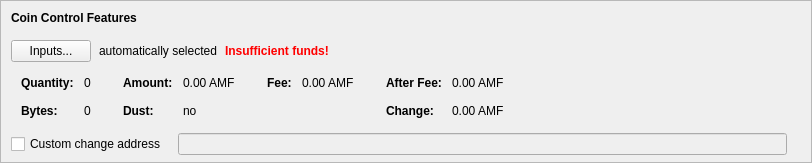
    <widget class="QFrame" name="frameCoinControl">
     <property name="sizePolicy">
      <sizepolicy hsizetype="Expanding" vsizetype="Expanding">
       <horstretch>0</horstretch>
       <verstretch>0</verstretch>
      </sizepolicy>
     </property>
     <property name="maximumSize">
      <size>
       <width>16777215</width>
       <height>16777215</height>
      </size>
     </property>
     <property name="frameShape">
      <enum>QFrame::StyledPanel</enum>
     </property>
     <property name="frameShadow">
      <enum>QFrame::Sunken</enum>
     </property>
     <layout class="QVBoxLayout" name="verticalLayoutCoinControl2">
      <property name="spacing">
       <number>0</number>
      </property>
      <property name="leftMargin">
       <number>0</number>
      </property>
      <property name="topMargin">
       <number>0</number>
      </property>
      <property name="rightMargin">
       <number>0</number>
      </property>
      <property name="bottomMargin">
       <number>6</number>
      </property>
      <item>
       <layout class="QVBoxLayout" name="verticalLayoutCoinControl" stretch="0,0,0,0,1">
        <property name="spacing">
         <number>0</number>
        </property>
        <property name="leftMargin">
         <number>10</number>
        </property>
        <property name="topMargin">
         <number>10</number>
        </property>
        <item>
         <layout class="QHBoxLayout" name="horizontalLayoutCoinControl1">
          <property name="bottomMargin">
           <number>15</number>
          </property>
          <item>
           <widget class="QLabel" name="labelCoinControlFeatures">
            <property name="sizePolicy">
             <sizepolicy hsizetype="Preferred" vsizetype="Maximum">
              <horstretch>0</horstretch>
              <verstretch>0</verstretch>
             </sizepolicy>
            </property>
            <property name="font">
             <font>
              <weight>75</weight>
              <bold>true</bold>
             </font>
            </property>
            <property name="styleSheet">
             <string notr="true">font-weight:bold;</string>
            </property>
            <property name="text">
             <string>Coin Control Features</string>
            </property>
           </widget>
          </item>
         </layout>
        </item>
        <item>
         <layout class="QHBoxLayout" name="horizontalLayoutCoinControl2" stretch="0,0,0,0">
          <property name="spacing">
           <number>8</number>
          </property>
          <property name="bottomMargin">
           <number>10</number>
          </property>
          <item>
           <widget class="QPushButton" name="pushButtonCoinControl">
            <property name="styleSheet">
             <string notr="true"/>
            </property>
            <property name="text">
             <string>Inputs...</string>
            </property>
            <property name="autoDefault">
             <bool>false</bool>
            </property>
           </widget>
          </item>
          <item>
           <widget class="QLabel" name="labelCoinControlAutomaticallySelected">
            <property name="text">
             <string>automatically selected</string>
            </property>
            <property name="margin">
             <number>5</number>
            </property>
           </widget>
          </item>
          <item>
           <widget class="QLabel" name="labelCoinControlInsuffFunds">
            <property name="font">
             <font>
              <weight>75</weight>
              <bold>true</bold>
             </font>
            </property>
            <property name="styleSheet">
             <string notr="true">color:red;font-weight:bold;</string>
            </property>
            <property name="text">
             <string>Insufficient funds!</string>
            </property>
            <property name="margin">
             <number>5</number>
            </property>
           </widget>
          </item>
          <item>
           <spacer name="horizontalSpacerCoinControl">
            <property name="orientation">
             <enum>Qt::Horizontal</enum>
            </property>
            <property name="sizeHint" stdset="0">
             <size>
              <width>40</width>
              <height>1</height>
             </size>
            </property>
           </spacer>
          </item>
         </layout>
        </item>
        <item>
         <widget class="QWidget" name="widgetCoinControl" native="true">
          <property name="sizePolicy">
           <sizepolicy hsizetype="Preferred" vsizetype="Preferred">
            <horstretch>0</horstretch>
            <verstretch>0</verstretch>
           </sizepolicy>
          </property>
          <property name="minimumSize">
           <size>
            <width>0</width>
            <height>0</height>
           </size>
          </property>
          <property name="styleSheet">
           <string notr="true"/>
          </property>
          <layout class="QHBoxLayout" name="horizontalLayoutCoinControl5">
           <property name="leftMargin">
            <number>0</number>
           </property>
           <property name="topMargin">
            <number>0</number>
           </property>
           <property name="rightMargin">
            <number>0</number>
           </property>
           <property name="bottomMargin">
            <number>0</number>
           </property>
           <item>
            <layout class="QHBoxLayout" name="horizontalLayoutCoinControl3" stretch="0,0,0,1">
             <property name="spacing">
              <number>20</number>
             </property>
             <property name="topMargin">
              <number>0</number>
             </property>
             <property name="bottomMargin">
              <number>10</number>
             </property>
             <item>
              <layout class="QFormLayout" name="formLayoutCoinControl1">
               <property name="horizontalSpacing">
                <number>10</number>
               </property>
               <property name="verticalSpacing">
                <number>14</number>
               </property>
               <property name="leftMargin">
                <number>10</number>
               </property>
               <property name="topMargin">
                <number>4</number>
               </property>
               <property name="rightMargin">
                <number>6</number>
               </property>
               <item row="0" column="0">
                <widget class="QLabel" name="labelCoinControlQuantityText">
                 <property name="font">
                  <font>
                   <weight>75</weight>
                   <bold>true</bold>
                  </font>
                 </property>
                 <property name="text">
                  <string>Quantity:</string>
                 </property>
                 <property name="margin">
                  <number>0</number>
                 </property>
                </widget>
               </item>
               <item row="0" column="1">
                <widget class="QLabel" name="labelCoinControlQuantity">
                 <property name="cursor">
                  <cursorShape>IBeamCursor</cursorShape>
                 </property>
                 <property name="contextMenuPolicy">
                  <enum>Qt::ActionsContextMenu</enum>
                 </property>
                 <property name="text">
                  <string notr="true">0</string>
                 </property>
                 <property name="margin">
                  <number>0</number>
                 </property>
                 <property name="textInteractionFlags">
                  <set>Qt::LinksAccessibleByMouse|Qt::TextSelectableByKeyboard|Qt::TextSelectableByMouse</set>
                 </property>
                </widget>
               </item>
               <item row="1" column="0">
                <widget class="QLabel" name="labelCoinControlBytesText">
                 <property name="font">
                  <font>
                   <weight>75</weight>
                   <bold>true</bold>
                  </font>
                 </property>
                 <property name="text">
                  <string>Bytes:</string>
                 </property>
                </widget>
               </item>
               <item row="1" column="1">
                <widget class="QLabel" name="labelCoinControlBytes">
                 <property name="cursor">
                  <cursorShape>IBeamCursor</cursorShape>
                 </property>
                 <property name="contextMenuPolicy">
                  <enum>Qt::ActionsContextMenu</enum>
                 </property>
                 <property name="text">
                  <string notr="true">0</string>
                 </property>
                 <property name="textInteractionFlags">
                  <set>Qt::LinksAccessibleByMouse|Qt::TextSelectableByKeyboard|Qt::TextSelectableByMouse</set>
                 </property>
                </widget>
               </item>
              </layout>
             </item>
             <item>
              <layout class="QFormLayout" name="formLayoutCoinControl2">
               <property name="horizontalSpacing">
                <number>10</number>
               </property>
               <property name="verticalSpacing">
                <number>14</number>
               </property>
               <property name="leftMargin">
                <number>6</number>
               </property>
               <property name="topMargin">
                <number>4</number>
               </property>
               <property name="rightMargin">
                <number>6</number>
               </property>
               <item row="0" column="0">
                <widget class="QLabel" name="labelCoinControlAmountText">
                 <property name="font">
                  <font>
                   <weight>75</weight>
                   <bold>true</bold>
                  </font>
                 </property>
                 <property name="text">
                  <string>Amount:</string>
                 </property>
                 <property name="margin">
                  <number>0</number>
                 </property>
                </widget>
               </item>
               <item row="0" column="1">
                <widget class="QLabel" name="labelCoinControlAmount">
                 <property name="cursor">
                  <cursorShape>IBeamCursor</cursorShape>
                 </property>
                 <property name="contextMenuPolicy">
                  <enum>Qt::ActionsContextMenu</enum>
                 </property>
                 <property name="text">
                  <string notr="true">0.00 AMF</string>
                 </property>
                 <property name="textInteractionFlags">
                  <set>Qt::LinksAccessibleByMouse|Qt::TextSelectableByKeyboard|Qt::TextSelectableByMouse</set>
                 </property>
                </widget>
               </item>
               <item row="1" column="0">
                <widget class="QLabel" name="labelCoinControlLowOutputText">
                 <property name="font">
                  <font>
                   <weight>75</weight>
                   <bold>true</bold>
                  </font>
                 </property>
                 <property name="text">
                  <string>Dust:</string>
                 </property>
                </widget>
               </item>
               <item row="1" column="1">
                <widget class="QLabel" name="labelCoinControlLowOutput">
                 <property name="cursor">
                  <cursorShape>IBeamCursor</cursorShape>
                 </property>
                 <property name="contextMenuPolicy">
                  <enum>Qt::ActionsContextMenu</enum>
                 </property>
                 <property name="text">
                  <string notr="true">no</string>
                 </property>
                 <property name="textInteractionFlags">
                  <set>Qt::LinksAccessibleByMouse|Qt::TextSelectableByKeyboard|Qt::TextSelectableByMouse</set>
                 </property>
                </widget>
               </item>
              </layout>
             </item>
             <item>
              <layout class="QFormLayout" name="formLayoutCoinControl3">
               <property name="horizontalSpacing">
                <number>10</number>
               </property>
               <property name="verticalSpacing">
                <number>14</number>
               </property>
               <property name="leftMargin">
                <number>6</number>
               </property>
               <property name="topMargin">
                <number>4</number>
               </property>
               <property name="rightMargin">
                <number>6</number>
               </property>
               <item row="0" column="0">
                <widget class="QLabel" name="labelCoinControlFeeText">
                 <property name="font">
                  <font>
                   <weight>75</weight>
                   <bold>true</bold>
                  </font>
                 </property>
                 <property name="text">
                  <string>Fee:</string>
                 </property>
                 <property name="margin">
                  <number>0</number>
                 </property>
                </widget>
               </item>
               <item row="0" column="1">
                <widget class="QLabel" name="labelCoinControlFee">
                 <property name="cursor">
                  <cursorShape>IBeamCursor</cursorShape>
                 </property>
                 <property name="contextMenuPolicy">
                  <enum>Qt::ActionsContextMenu</enum>
                 </property>
                 <property name="text">
                  <string notr="true">0.00 AMF</string>
                 </property>
                 <property name="textInteractionFlags">
                  <set>Qt::LinksAccessibleByMouse|Qt::TextSelectableByKeyboard|Qt::TextSelectableByMouse</set>
                 </property>
                </widget>
               </item>
              </layout>
             </item>
             <item>
              <layout class="QFormLayout" name="formLayoutCoinControl4">
               <property name="horizontalSpacing">
                <number>10</number>
               </property>
               <property name="verticalSpacing">
                <number>14</number>
               </property>
               <property name="leftMargin">
                <number>6</number>
               </property>
               <property name="topMargin">
                <number>4</number>
               </property>
               <property name="rightMargin">
                <number>6</number>
               </property>
               <item row="0" column="0">
                <widget class="QLabel" name="labelCoinControlAfterFeeText">
                 <property name="font">
                  <font>
                   <weight>75</weight>
                   <bold>true</bold>
                  </font>
                 </property>
                 <property name="text">
                  <string>After Fee:</string>
                 </property>
                 <property name="margin">
                  <number>0</number>
                 </property>
                </widget>
               </item>
               <item row="0" column="1">
                <widget class="QLabel" name="labelCoinControlAfterFee">
                 <property name="cursor">
                  <cursorShape>IBeamCursor</cursorShape>
                 </property>
                 <property name="contextMenuPolicy">
                  <enum>Qt::ActionsContextMenu</enum>
                 </property>
                 <property name="text">
                  <string notr="true">0.00 AMF</string>
                 </property>
                 <property name="textInteractionFlags">
                  <set>Qt::LinksAccessibleByMouse|Qt::TextSelectableByKeyboard|Qt::TextSelectableByMouse</set>
                 </property>
                </widget>
               </item>
               <item row="1" column="0">
                <widget class="QLabel" name="labelCoinControlChangeText">
                 <property name="font">
                  <font>
                   <weight>75</weight>
                   <bold>true</bold>
                  </font>
                 </property>
                 <property name="text">
                  <string>Change:</string>
                 </property>
                </widget>
               </item>
               <item row="1" column="1">
                <widget class="QLabel" name="labelCoinControlChange">
                 <property name="cursor">
                  <cursorShape>IBeamCursor</cursorShape>
                 </property>
                 <property name="contextMenuPolicy">
                  <enum>Qt::ActionsContextMenu</enum>
                 </property>
                 <property name="text">
                  <string notr="true">0.00 AMF</string>
                 </property>
                 <property name="textInteractionFlags">
                  <set>Qt::LinksAccessibleByMouse|Qt::TextSelectableByKeyboard|Qt::TextSelectableByMouse</set>
                 </property>
                </widget>
               </item>
              </layout>
             </item>
            </layout>
           </item>
          </layout>
         </widget>
        </item>
        <item>
         <layout class="QHBoxLayout" name="horizontalLayoutCoinControl4" stretch="0,0,0">
          <property name="spacing">
           <number>12</number>
          </property>
          <property name="sizeConstraint">
           <enum>QLayout::SetDefaultConstraint</enum>
          </property>
          <property name="topMargin">
           <number>5</number>
          </property>
          <property name="rightMargin">
           <number>5</number>
          </property>
          <item>
           <widget class="QCheckBox" name="checkBoxCoinControlChange">
            <property name="toolTip">
             <string>If this is activated, but the change address is empty or invalid, change will be sent to a newly generated address.</string>
            </property>
            <property name="text">
             <string>Custom change address</string>
            </property>
           </widget>
          </item>
          <item>
           <widget class="QValidatedLineEdit" name="lineEditCoinControlChange">
            <property name="enabled">
             <bool>false</bool>
            </property>
            <property name="sizePolicy">
             <sizepolicy hsizetype="Expanding" vsizetype="Fixed">
              <horstretch>0</horstretch>
              <verstretch>0</verstretch>
             </sizepolicy>
            </property>
           </widget>
          </item>
          <item>
           <widget class="QLabel" name="labelCoinControlChangeLabel">
            <property name="sizePolicy">
             <sizepolicy hsizetype="Preferred" vsizetype="Expanding">
              <horstretch>0</horstretch>
              <verstretch>0</verstretch>
             </sizepolicy>
            </property>
            <property name="minimumSize">
             <size>
              <width>0</width>
              <height>0</height>
             </size>
            </property>
            <property name="text">
             <string/>
            </property>
            <property name="margin">
             <number>3</number>
            </property>
           </widget>
          </item>
         </layout>
        </item>
        <item>
         <spacer name="verticalSpacerCoinControl">
          <property name="orientation">
           <enum>Qt::Vertical</enum>
          </property>
          <property name="sizeHint" stdset="0">
           <size>
            <width>800</width>
            <height>1</height>
           </size>
          </property>
         </spacer>
        </item>
       </layout>
      </item>
     </layout>
    </widget>
